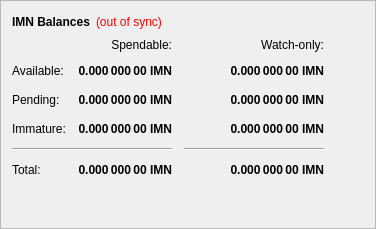
        <widget class="QFrame" name="frame">
         <property name="frameShape">
          <enum>QFrame::StyledPanel</enum>
         </property>
         <property name="frameShadow">
          <enum>QFrame::Raised</enum>
         </property>
         <layout class="QVBoxLayout" name="verticalLayout_4">
          <item>
           <layout class="QHBoxLayout" name="horizontalLayout_4">
            <item>
             <widget class="QLabel" name="label_5">
              <property name="font">
               <font>
                <weight>75</weight>
                <bold>true</bold>
               </font>
              </property>
              <property name="text">
               <string>IMN Balances</string>
              </property>
             </widget>
            </item>
            <item>
             <widget class="QLabel" name="labelWalletStatus">
              <property name="cursor">
               <cursorShape>WhatsThisCursor</cursorShape>
              </property>
              <property name="toolTip">
               <string>The displayed information may be out of date. Your wallet automatically synchronizes with the Imn network after a connection is established, but this process has not completed yet.</string>
              </property>
              <property name="styleSheet">
               <string notr="true">QLabel { color: red; }</string>
              </property>
              <property name="text">
               <string notr="true">(out of sync)</string>
              </property>
              <property name="alignment">
               <set>Qt::AlignLeading|Qt::AlignLeft|Qt::AlignVCenter</set>
              </property>
             </widget>
            </item>
            <item>
             <spacer name="horizontalSpacer_3">
              <property name="orientation">
               <enum>Qt::Horizontal</enum>
              </property>
              <property name="sizeHint" stdset="0">
               <size>
                <width>40</width>
                <height>20</height>
               </size>
              </property>
             </spacer>
            </item>
           </layout>
          </item>
          <item>
           <layout class="QGridLayout" name="gridLayout">
            <property name="spacing">
             <number>12</number>
            </property>
            <item row="2" column="2">
             <widget class="QLabel" name="labelWatchPending">
              <property name="font">
               <font>
                <weight>75</weight>
                <bold>true</bold>
               </font>
              </property>
              <property name="cursor">
               <cursorShape>IBeamCursor</cursorShape>
              </property>
              <property name="toolTip">
               <string>Unconfirmed transactions to watch-only addresses</string>
              </property>
              <property name="text">
               <string notr="true">0.000 000 00 IMN</string>
              </property>
              <property name="alignment">
               <set>Qt::AlignRight|Qt::AlignTrailing|Qt::AlignVCenter</set>
              </property>
              <property name="textInteractionFlags">
               <set>Qt::LinksAccessibleByMouse|Qt::TextSelectableByKeyboard|Qt::TextSelectableByMouse</set>
              </property>
             </widget>
            </item>
            <item row="2" column="1">
             <widget class="QLabel" name="labelUnconfirmed">
              <property name="font">
               <font>
                <weight>75</weight>
                <bold>true</bold>
               </font>
              </property>
              <property name="cursor">
               <cursorShape>IBeamCursor</cursorShape>
              </property>
              <property name="toolTip">
               <string>Total of transactions that have yet to be confirmed, and do not yet count toward the spendable balance</string>
              </property>
              <property name="text">
               <string notr="true">0.000 000 00 IMN</string>
              </property>
              <property name="alignment">
               <set>Qt::AlignRight|Qt::AlignTrailing|Qt::AlignVCenter</set>
              </property>
              <property name="textInteractionFlags">
               <set>Qt::LinksAccessibleByMouse|Qt::TextSelectableByKeyboard|Qt::TextSelectableByMouse</set>
              </property>
             </widget>
            </item>
            <item row="3" column="2">
             <widget class="QLabel" name="labelWatchImmature">
              <property name="font">
               <font>
                <weight>75</weight>
                <bold>true</bold>
               </font>
              </property>
              <property name="cursor">
               <cursorShape>IBeamCursor</cursorShape>
              </property>
              <property name="toolTip">
               <string>Staked or masternode rewards in watch-only addresses that has not yet matured</string>
              </property>
              <property name="text">
               <string notr="true">0.000 000 00 IMN</string>
              </property>
              <property name="alignment">
               <set>Qt::AlignRight|Qt::AlignTrailing|Qt::AlignVCenter</set>
              </property>
              <property name="textInteractionFlags">
               <set>Qt::LinksAccessibleByMouse|Qt::TextSelectableByKeyboard|Qt::TextSelectableByMouse</set>
              </property>
             </widget>
            </item>
            <item row="4" column="0" colspan="2">
             <widget class="Line" name="lineSpendableBalance">
              <property name="orientation">
               <enum>Qt::Horizontal</enum>
              </property>
             </widget>
            </item>
            <item row="4" column="2">
             <widget class="Line" name="lineWatchBalance">
              <property name="sizePolicy">
               <sizepolicy hsizetype="Preferred" vsizetype="Fixed">
                <horstretch>0</horstretch>
                <verstretch>0</verstretch>
               </sizepolicy>
              </property>
              <property name="minimumSize">
               <size>
                <width>140</width>
                <height>0</height>
               </size>
              </property>
              <property name="orientation">
               <enum>Qt::Horizontal</enum>
              </property>
             </widget>
            </item>
            <item row="5" column="0">
             <widget class="QLabel" name="labelTotalText">
              <property name="text">
               <string>Total:</string>
              </property>
             </widget>
            </item>
            <item row="3" column="1">
             <widget class="QLabel" name="labelImmature">
              <property name="font">
               <font>
                <weight>75</weight>
                <bold>true</bold>
               </font>
              </property>
              <property name="cursor">
               <cursorShape>IBeamCursor</cursorShape>
              </property>
              <property name="toolTip">
               <string>Staked or masternode rewards that has not yet matured</string>
              </property>
              <property name="text">
               <string notr="true">0.000 000 00 IMN</string>
              </property>
              <property name="alignment">
               <set>Qt::AlignRight|Qt::AlignTrailing|Qt::AlignVCenter</set>
              </property>
              <property name="textInteractionFlags">
               <set>Qt::LinksAccessibleByMouse|Qt::TextSelectableByKeyboard|Qt::TextSelectableByMouse</set>
              </property>
             </widget>
            </item>
            <item row="2" column="3">
             <spacer name="horizontalSpacer_2">
              <property name="orientation">
               <enum>Qt::Horizontal</enum>
              </property>
              <property name="sizeHint" stdset="0">
               <size>
                <width>40</width>
                <height>20</height>
               </size>
              </property>
             </spacer>
            </item>
            <item row="3" column="0">
             <widget class="QLabel" name="labelImmatureText">
              <property name="text">
               <string>Immature:</string>
              </property>
             </widget>
            </item>
            <item row="5" column="1">
             <widget class="QLabel" name="labelTotal">
              <property name="font">
               <font>
                <weight>75</weight>
                <bold>true</bold>
               </font>
              </property>
              <property name="cursor">
               <cursorShape>IBeamCursor</cursorShape>
              </property>
              <property name="toolTip">
               <string>Your current total balance</string>
              </property>
              <property name="text">
               <string notr="true">0.000 000 00 IMN</string>
              </property>
              <property name="alignment">
               <set>Qt::AlignRight|Qt::AlignTrailing|Qt::AlignVCenter</set>
              </property>
              <property name="textInteractionFlags">
               <set>Qt::LinksAccessibleByMouse|Qt::TextSelectableByKeyboard|Qt::TextSelectableByMouse</set>
              </property>
             </widget>
            </item>
            <item row="5" column="2">
             <widget class="QLabel" name="labelWatchTotal">
              <property name="font">
               <font>
                <weight>75</weight>
                <bold>true</bold>
               </font>
              </property>
              <property name="cursor">
               <cursorShape>IBeamCursor</cursorShape>
              </property>
              <property name="toolTip">
               <string>Current total balance in watch-only addresses</string>
              </property>
              <property name="text">
               <string notr="true">0.000 000 00 IMN</string>
              </property>
              <property name="alignment">
               <set>Qt::AlignRight|Qt::AlignTrailing|Qt::AlignVCenter</set>
              </property>
              <property name="textInteractionFlags">
               <set>Qt::LinksAccessibleByMouse|Qt::TextSelectableByKeyboard|Qt::TextSelectableByMouse</set>
              </property>
             </widget>
            </item>
            <item row="0" column="2">
             <widget class="QLabel" name="labelWatchonly">
              <property name="text">
               <string>Watch-only:</string>
              </property>
              <property name="alignment">
               <set>Qt::AlignRight|Qt::AlignTrailing|Qt::AlignVCenter</set>
              </property>
             </widget>
            </item>
            <item row="1" column="0">
             <widget class="QLabel" name="labelBalanceText">
              <property name="text">
               <string>Available:</string>
              </property>
             </widget>
            </item>
            <item row="1" column="1">
             <widget class="QLabel" name="labelBalance">
              <property name="font">
               <font>
                <weight>75</weight>
                <bold>true</bold>
               </font>
              </property>
              <property name="cursor">
               <cursorShape>IBeamCursor</cursorShape>
              </property>
              <property name="toolTip">
               <string>Your current spendable balance</string>
              </property>
              <property name="text">
               <string notr="true">0.000 000 00 IMN</string>
              </property>
              <property name="alignment">
               <set>Qt::AlignRight|Qt::AlignTrailing|Qt::AlignVCenter</set>
              </property>
              <property name="textInteractionFlags">
               <set>Qt::LinksAccessibleByMouse|Qt::TextSelectableByKeyboard|Qt::TextSelectableByMouse</set>
              </property>
             </widget>
            </item>
            <item row="1" column="2">
             <widget class="QLabel" name="labelWatchAvailable">
              <property name="font">
               <font>
                <weight>75</weight>
                <bold>true</bold>
               </font>
              </property>
              <property name="cursor">
               <cursorShape>IBeamCursor</cursorShape>
              </property>
              <property name="toolTip">
               <string>Your current balance in watch-only addresses</string>
              </property>
              <property name="text">
               <string notr="true">0.000 000 00 IMN</string>
              </property>
              <property name="alignment">
               <set>Qt::AlignRight|Qt::AlignTrailing|Qt::AlignVCenter</set>
              </property>
              <property name="textInteractionFlags">
               <set>Qt::LinksAccessibleByMouse|Qt::TextSelectableByKeyboard|Qt::TextSelectableByMouse</set>
              </property>
             </widget>
            </item>
            <item row="2" column="0">
             <widget class="QLabel" name="labelPendingText">
              <property name="text">
               <string>Pending:</string>
              </property>
             </widget>
            </item>
            <item row="0" column="1">
             <widget class="QLabel" name="labelSpendable">
              <property name="text">
               <string>Spendable:</string>
              </property>
              <property name="alignment">
               <set>Qt::AlignRight|Qt::AlignTrailing|Qt::AlignVCenter</set>
              </property>
             </widget>
            </item>
           </layout>
          </item>
          <item>
           <spacer name="verticalSpacer_4">
            <property name="orientation">
             <enum>Qt::Vertical</enum>
            </property>
            <property name="sizeHint" stdset="0">
             <size>
              <width>20</width>
              <height>40</height>
             </size>
            </property>
           </spacer>
          </item>
         </layout>
        </widget>
